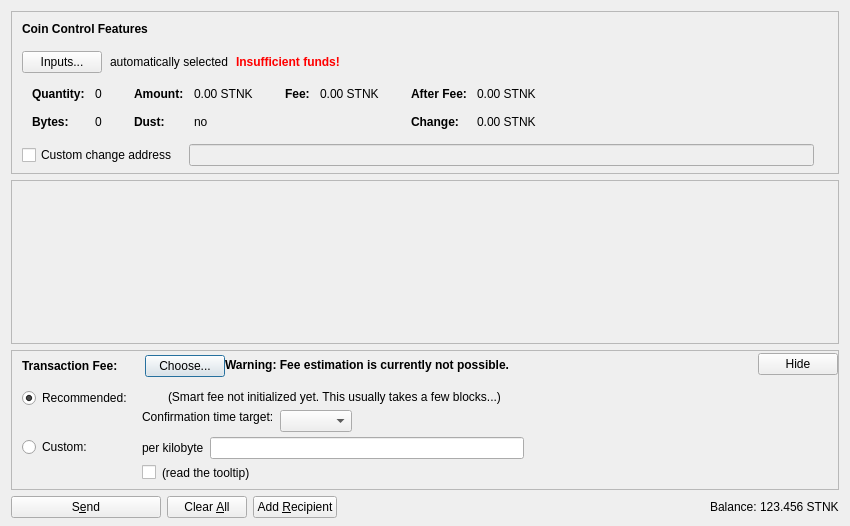
<?xml version="1.0" encoding="UTF-8"?>
<ui version="4.0">
 <class>SendCoinsDialog</class>
 <widget class="QDialog" name="SendCoinsDialog">
  <property name="geometry">
   <rect>
    <x>0</x>
    <y>0</y>
    <width>850</width>
    <height>526</height>
   </rect>
  </property>
  <property name="windowTitle">
   <string>Send Coins</string>
  </property>
  <layout class="QVBoxLayout" name="verticalLayout" stretch="0,1,0,0">
   <property name="bottomMargin">
    <number>8</number>
   </property>
   <item>
    <widget class="QFrame" name="frameCoinControl">
     <property name="sizePolicy">
      <sizepolicy hsizetype="Expanding" vsizetype="Expanding">
       <horstretch>0</horstretch>
       <verstretch>0</verstretch>
      </sizepolicy>
     </property>
     <property name="maximumSize">
      <size>
       <width>16777215</width>
       <height>16777215</height>
      </size>
     </property>
     <property name="frameShape">
      <enum>QFrame::StyledPanel</enum>
     </property>
     <property name="frameShadow">
      <enum>QFrame::Sunken</enum>
     </property>
     <layout class="QVBoxLayout" name="verticalLayoutCoinControl2">
      <property name="spacing">
       <number>0</number>
      </property>
      <property name="leftMargin">
       <number>0</number>
      </property>
      <property name="topMargin">
       <number>0</number>
      </property>
      <property name="rightMargin">
       <number>0</number>
      </property>
      <property name="bottomMargin">
       <number>6</number>
      </property>
      <item>
       <layout class="QVBoxLayout" name="verticalLayoutCoinControl" stretch="0,0,0,0,1">
        <property name="spacing">
         <number>0</number>
        </property>
        <property name="leftMargin">
         <number>10</number>
        </property>
        <property name="topMargin">
         <number>10</number>
        </property>
        <item>
         <layout class="QHBoxLayout" name="horizontalLayoutCoinControl1">
          <property name="bottomMargin">
           <number>15</number>
          </property>
          <item>
           <widget class="QLabel" name="labelCoinControlFeatures">
            <property name="sizePolicy">
             <sizepolicy hsizetype="Preferred" vsizetype="Maximum">
              <horstretch>0</horstretch>
              <verstretch>0</verstretch>
             </sizepolicy>
            </property>
            <property name="font">
             <font>
              <weight>75</weight>
              <bold>true</bold>
             </font>
            </property>
            <property name="styleSheet">
             <string notr="true">font-weight:bold;</string>
            </property>
            <property name="text">
             <string>Coin Control Features</string>
            </property>
           </widget>
          </item>
         </layout>
        </item>
        <item>
         <layout class="QHBoxLayout" name="horizontalLayoutCoinControl2" stretch="0,0,0,0">
          <property name="spacing">
           <number>8</number>
          </property>
          <property name="bottomMargin">
           <number>10</number>
          </property>
          <item>
           <widget class="QPushButton" name="pushButtonCoinControl">
            <property name="styleSheet">
             <string notr="true"/>
            </property>
            <property name="text">
             <string>Inputs...</string>
            </property>
            <property name="autoDefault">
             <bool>false</bool>
            </property>
           </widget>
          </item>
          <item>
           <widget class="QLabel" name="labelCoinControlAutomaticallySelected">
            <property name="text">
             <string>automatically selected</string>
            </property>
            <property name="margin">
             <number>5</number>
            </property>
           </widget>
          </item>
          <item>
           <widget class="QLabel" name="labelCoinControlInsuffFunds">
            <property name="font">
             <font>
              <weight>75</weight>
              <bold>true</bold>
             </font>
            </property>
            <property name="styleSheet">
             <string notr="true">color:red;font-weight:bold;</string>
            </property>
            <property name="text">
             <string>Insufficient funds!</string>
            </property>
            <property name="margin">
             <number>5</number>
            </property>
           </widget>
          </item>
          <item>
           <spacer name="horizontalSpacerCoinControl">
            <property name="orientation">
             <enum>Qt::Horizontal</enum>
            </property>
            <property name="sizeHint" stdset="0">
             <size>
              <width>40</width>
              <height>1</height>
             </size>
            </property>
           </spacer>
          </item>
         </layout>
        </item>
        <item>
         <widget class="QWidget" name="widgetCoinControl" native="true">
          <property name="sizePolicy">
           <sizepolicy hsizetype="Preferred" vsizetype="Preferred">
            <horstretch>0</horstretch>
            <verstretch>0</verstretch>
           </sizepolicy>
          </property>
          <property name="minimumSize">
           <size>
            <width>0</width>
            <height>0</height>
           </size>
          </property>
          <property name="styleSheet">
           <string notr="true"/>
          </property>
          <layout class="QHBoxLayout" name="horizontalLayoutCoinControl5">
           <property name="leftMargin">
            <number>0</number>
           </property>
           <property name="topMargin">
            <number>0</number>
           </property>
           <property name="rightMargin">
            <number>0</number>
           </property>
           <property name="bottomMargin">
            <number>0</number>
           </property>
           <item>
            <layout class="QHBoxLayout" name="horizontalLayoutCoinControl3" stretch="0,0,0,1">
             <property name="spacing">
              <number>20</number>
             </property>
             <property name="topMargin">
              <number>0</number>
             </property>
             <property name="bottomMargin">
              <number>10</number>
             </property>
             <item>
              <layout class="QFormLayout" name="formLayoutCoinControl1">
               <property name="horizontalSpacing">
                <number>10</number>
               </property>
               <property name="verticalSpacing">
                <number>14</number>
               </property>
               <property name="leftMargin">
                <number>10</number>
               </property>
               <property name="topMargin">
                <number>4</number>
               </property>
               <property name="rightMargin">
                <number>6</number>
               </property>
               <item row="0" column="0">
                <widget class="QLabel" name="labelCoinControlQuantityText">
                 <property name="font">
                  <font>
                   <weight>75</weight>
                   <bold>true</bold>
                  </font>
                 </property>
                 <property name="text">
                  <string>Quantity:</string>
                 </property>
                 <property name="margin">
                  <number>0</number>
                 </property>
                </widget>
               </item>
               <item row="0" column="1">
                <widget class="QLabel" name="labelCoinControlQuantity">
                 <property name="cursor">
                  <cursorShape>IBeamCursor</cursorShape>
                 </property>
                 <property name="contextMenuPolicy">
                  <enum>Qt::ActionsContextMenu</enum>
                 </property>
                 <property name="text">
                  <string notr="true">0</string>
                 </property>
                 <property name="margin">
                  <number>0</number>
                 </property>
                 <property name="textInteractionFlags">
                  <set>Qt::LinksAccessibleByMouse|Qt::TextSelectableByKeyboard|Qt::TextSelectableByMouse</set>
                 </property>
                </widget>
               </item>
               <item row="1" column="0">
                <widget class="QLabel" name="labelCoinControlBytesText">
                 <property name="font">
                  <font>
                   <weight>75</weight>
                   <bold>true</bold>
                  </font>
                 </property>
                 <property name="text">
                  <string>Bytes:</string>
                 </property>
                </widget>
               </item>
               <item row="1" column="1">
                <widget class="QLabel" name="labelCoinControlBytes">
                 <property name="cursor">
                  <cursorShape>IBeamCursor</cursorShape>
                 </property>
                 <property name="contextMenuPolicy">
                  <enum>Qt::ActionsContextMenu</enum>
                 </property>
                 <property name="text">
                  <string notr="true">0</string>
                 </property>
                 <property name="textInteractionFlags">
                  <set>Qt::LinksAccessibleByMouse|Qt::TextSelectableByKeyboard|Qt::TextSelectableByMouse</set>
                 </property>
                </widget>
               </item>
              </layout>
             </item>
             <item>
              <layout class="QFormLayout" name="formLayoutCoinControl2">
               <property name="horizontalSpacing">
                <number>10</number>
               </property>
               <property name="verticalSpacing">
                <number>14</number>
               </property>
               <property name="leftMargin">
                <number>6</number>
               </property>
               <property name="topMargin">
                <number>4</number>
               </property>
               <property name="rightMargin">
                <number>6</number>
               </property>
               <item row="0" column="0">
                <widget class="QLabel" name="labelCoinControlAmountText">
                 <property name="font">
                  <font>
                   <weight>75</weight>
                   <bold>true</bold>
                  </font>
                 </property>
                 <property name="text">
                  <string>Amount:</string>
                 </property>
                 <property name="margin">
                  <number>0</number>
                 </property>
                </widget>
               </item>
               <item row="0" column="1">
                <widget class="QLabel" name="labelCoinControlAmount">
                 <property name="cursor">
                  <cursorShape>IBeamCursor</cursorShape>
                 </property>
                 <property name="contextMenuPolicy">
                  <enum>Qt::ActionsContextMenu</enum>
                 </property>
                 <property name="text">
                  <string notr="true">0.00 STNK</string>
                 </property>
                 <property name="textInteractionFlags">
                  <set>Qt::LinksAccessibleByMouse|Qt::TextSelectableByKeyboard|Qt::TextSelectableByMouse</set>
                 </property>
                </widget>
               </item>
               <item row="1" column="0">
                <widget class="QLabel" name="labelCoinControlLowOutputText">
                 <property name="font">
                  <font>
                   <weight>75</weight>
                   <bold>true</bold>
                  </font>
                 </property>
                 <property name="text">
                  <string>Dust:</string>
                 </property>
                </widget>
               </item>
               <item row="1" column="1">
                <widget class="QLabel" name="labelCoinControlLowOutput">
                 <property name="cursor">
                  <cursorShape>IBeamCursor</cursorShape>
                 </property>
                 <property name="contextMenuPolicy">
                  <enum>Qt::ActionsContextMenu</enum>
                 </property>
                 <property name="text">
                  <string notr="true">no</string>
                 </property>
                 <property name="textInteractionFlags">
                  <set>Qt::LinksAccessibleByMouse|Qt::TextSelectableByKeyboard|Qt::TextSelectableByMouse</set>
                 </property>
                </widget>
               </item>
              </layout>
             </item>
             <item>
              <layout class="QFormLayout" name="formLayoutCoinControl3">
               <property name="horizontalSpacing">
                <number>10</number>
               </property>
               <property name="verticalSpacing">
                <number>14</number>
               </property>
               <property name="leftMargin">
                <number>6</number>
               </property>
               <property name="topMargin">
                <number>4</number>
               </property>
               <property name="rightMargin">
                <number>6</number>
               </property>
               <item row="0" column="0">
                <widget class="QLabel" name="labelCoinControlFeeText">
                 <property name="font">
                  <font>
                   <weight>75</weight>
                   <bold>true</bold>
                  </font>
                 </property>
                 <property name="text">
                  <string>Fee:</string>
                 </property>
                 <property name="margin">
                  <number>0</number>
                 </property>
                </widget>
               </item>
               <item row="0" column="1">
                <widget class="QLabel" name="labelCoinControlFee">
                 <property name="cursor">
                  <cursorShape>IBeamCursor</cursorShape>
                 </property>
                 <property name="contextMenuPolicy">
                  <enum>Qt::ActionsContextMenu</enum>
                 </property>
                 <property name="text">
                  <string notr="true">0.00 STNK</string>
                 </property>
                 <property name="textInteractionFlags">
                  <set>Qt::LinksAccessibleByMouse|Qt::TextSelectableByKeyboard|Qt::TextSelectableByMouse</set>
                 </property>
                </widget>
               </item>
              </layout>
             </item>
             <item>
              <layout class="QFormLayout" name="formLayoutCoinControl4">
               <property name="horizontalSpacing">
                <number>10</number>
               </property>
               <property name="verticalSpacing">
                <number>14</number>
               </property>
               <property name="leftMargin">
                <number>6</number>
               </property>
               <property name="topMargin">
                <number>4</number>
               </property>
               <property name="rightMargin">
                <number>6</number>
               </property>
               <item row="0" column="0">
                <widget class="QLabel" name="labelCoinControlAfterFeeText">
                 <property name="font">
                  <font>
                   <weight>75</weight>
                   <bold>true</bold>
                  </font>
                 </property>
                 <property name="text">
                  <string>After Fee:</string>
                 </property>
                 <property name="margin">
                  <number>0</number>
                 </property>
                </widget>
               </item>
               <item row="0" column="1">
                <widget class="QLabel" name="labelCoinControlAfterFee">
                 <property name="cursor">
                  <cursorShape>IBeamCursor</cursorShape>
                 </property>
                 <property name="contextMenuPolicy">
                  <enum>Qt::ActionsContextMenu</enum>
                 </property>
                 <property name="text">
                  <string notr="true">0.00 STNK</string>
                 </property>
                 <property name="textInteractionFlags">
                  <set>Qt::LinksAccessibleByMouse|Qt::TextSelectableByKeyboard|Qt::TextSelectableByMouse</set>
                 </property>
                </widget>
               </item>
               <item row="1" column="0">
                <widget class="QLabel" name="labelCoinControlChangeText">
                 <property name="font">
                  <font>
                   <weight>75</weight>
                   <bold>true</bold>
                  </font>
                 </property>
                 <property name="text">
                  <string>Change:</string>
                 </property>
                </widget>
               </item>
               <item row="1" column="1">
                <widget class="QLabel" name="labelCoinControlChange">
                 <property name="cursor">
                  <cursorShape>IBeamCursor</cursorShape>
                 </property>
                 <property name="contextMenuPolicy">
                  <enum>Qt::ActionsContextMenu</enum>
                 </property>
                 <property name="text">
                  <string notr="true">0.00 STNK</string>
                 </property>
                 <property name="textInteractionFlags">
                  <set>Qt::LinksAccessibleByMouse|Qt::TextSelectableByKeyboard|Qt::TextSelectableByMouse</set>
                 </property>
                </widget>
               </item>
              </layout>
             </item>
            </layout>
           </item>
          </layout>
         </widget>
        </item>
        <item>
         <layout class="QHBoxLayout" name="horizontalLayoutCoinControl4" stretch="0,0,0">
          <property name="spacing">
           <number>12</number>
          </property>
          <property name="sizeConstraint">
           <enum>QLayout::SetDefaultConstraint</enum>
          </property>
          <property name="topMargin">
           <number>5</number>
          </property>
          <property name="rightMargin">
           <number>5</number>
          </property>
          <item>
           <widget class="QCheckBox" name="checkBoxCoinControlChange">
            <property name="toolTip">
             <string>If this is activated, but the change address is empty or invalid, change will be sent to a newly generated address.</string>
            </property>
            <property name="text">
             <string>Custom change address</string>
            </property>
           </widget>
          </item>
          <item>
           <widget class="QValidatedLineEdit" name="lineEditCoinControlChange">
            <property name="enabled">
             <bool>false</bool>
            </property>
            <property name="sizePolicy">
             <sizepolicy hsizetype="Expanding" vsizetype="Fixed">
              <horstretch>0</horstretch>
              <verstretch>0</verstretch>
             </sizepolicy>
            </property>
           </widget>
          </item>
          <item>
           <widget class="QLabel" name="labelCoinControlChangeLabel">
            <property name="sizePolicy">
             <sizepolicy hsizetype="Preferred" vsizetype="Expanding">
              <horstretch>0</horstretch>
              <verstretch>0</verstretch>
             </sizepolicy>
            </property>
            <property name="minimumSize">
             <size>
              <width>0</width>
              <height>0</height>
             </size>
            </property>
            <property name="text">
             <string/>
            </property>
            <property name="margin">
             <number>3</number>
            </property>
           </widget>
          </item>
         </layout>
        </item>
        <item>
         <spacer name="verticalSpacerCoinControl">
          <property name="orientation">
           <enum>Qt::Vertical</enum>
          </property>
          <property name="sizeHint" stdset="0">
           <size>
            <width>800</width>
            <height>1</height>
           </size>
          </property>
         </spacer>
        </item>
       </layout>
      </item>
     </layout>
    </widget>
   </item>
   <item>
    <widget class="QScrollArea" name="scrollArea">
     <property name="widgetResizable">
      <bool>true</bool>
     </property>
     <widget class="QWidget" name="scrollAreaWidgetContents">
      <property name="geometry">
       <rect>
        <x>0</x>
        <y>0</y>
        <width>830</width>
        <height>104</height>
       </rect>
      </property>
      <layout class="QVBoxLayout" name="verticalLayout_2" stretch="0,1">
       <property name="leftMargin">
        <number>0</number>
       </property>
       <property name="topMargin">
        <number>0</number>
       </property>
       <property name="rightMargin">
        <number>0</number>
       </property>
       <property name="bottomMargin">
        <number>0</number>
       </property>
       <item>
        <layout class="QVBoxLayout" name="entries">
         <property name="spacing">
          <number>6</number>
         </property>
        </layout>
       </item>
       <item>
        <spacer name="verticalSpacer">
         <property name="orientation">
          <enum>Qt::Vertical</enum>
         </property>
         <property name="sizeHint" stdset="0">
          <size>
           <width>20</width>
           <height>40</height>
          </size>
         </property>
        </spacer>
       </item>
      </layout>
     </widget>
    </widget>
   </item>
   <item>
    <widget class="QFrame" name="frameFee">
     <property name="sizePolicy">
      <sizepolicy hsizetype="Expanding" vsizetype="Expanding">
       <horstretch>0</horstretch>
       <verstretch>0</verstretch>
      </sizepolicy>
     </property>
     <property name="maximumSize">
      <size>
       <width>16777215</width>
       <height>16777215</height>
      </size>
     </property>
     <property name="frameShape">
      <enum>QFrame::StyledPanel</enum>
     </property>
     <property name="frameShadow">
      <enum>QFrame::Sunken</enum>
     </property>
     <layout class="QVBoxLayout" name="verticalLayoutFee1">
      <property name="spacing">
       <number>0</number>
      </property>
      <property name="leftMargin">
       <number>0</number>
      </property>
      <property name="topMargin">
       <number>0</number>
      </property>
      <property name="rightMargin">
       <number>0</number>
      </property>
      <property name="bottomMargin">
       <number>0</number>
      </property>
      <item>
       <layout class="QVBoxLayout" name="verticalLayoutFee2" stretch="0,0,0">
        <property name="spacing">
         <number>0</number>
        </property>
        <property name="leftMargin">
         <number>10</number>
        </property>
        <property name="topMargin">
         <number>0</number>
        </property>
        <item>
         <layout class="QHBoxLayout" name="horizontalLayoutFee1">
          <property name="bottomMargin">
           <number>0</number>
          </property>
          <item>
           <layout class="QVBoxLayout" name="verticalLayoutFee7">
            <property name="spacing">
             <number>0</number>
            </property>
            <item>
             <spacer name="verticalSpacerSmartFee">
              <property name="orientation">
               <enum>Qt::Vertical</enum>
              </property>
              <property name="sizeType">
               <enum>QSizePolicy::Fixed</enum>
              </property>
              <property name="sizeHint" stdset="0">
               <size>
                <width>1</width>
                <height>4</height>
               </size>
              </property>
             </spacer>
            </item>
            <item>
             <layout class="QHBoxLayout" name="horizontalLayoutSmartFee">
              <property name="spacing">
               <number>10</number>
              </property>
              <item>
               <widget class="QLabel" name="labelFeeHeadline">
                <property name="sizePolicy">
                 <sizepolicy hsizetype="Preferred" vsizetype="Maximum">
                  <horstretch>0</horstretch>
                  <verstretch>0</verstretch>
                 </sizepolicy>
                </property>
                <property name="font">
                 <font>
                  <weight>75</weight>
                  <bold>true</bold>
                 </font>
                </property>
                <property name="styleSheet">
                 <string notr="true">font-weight:bold;</string>
                </property>
                <property name="text">
                 <string>Transaction Fee:</string>
                </property>
               </widget>
              </item>
              <item>
               <widget class="QLabel" name="labelFeeMinimized">
                <property name="text">
                 <string/>
                </property>
               </widget>
              </item>
              <item>
               <widget class="QPushButton" name="buttonChooseFee">
                <property name="text">
                 <string>Choose...</string>
                </property>
               </widget>
              </item>
             </layout>
            </item>
            <item>
             <spacer name="verticalSpacer_5">
              <property name="orientation">
               <enum>Qt::Vertical</enum>
              </property>
              <property name="sizeHint" stdset="0">
               <size>
                <width>1</width>
                <height>1</height>
               </size>
              </property>
             </spacer>
            </item>
           </layout>
          </item>
          <item>
           <widget class="QLabel" name="fallbackFeeWarningLabel">
            <property name="toolTip">
             <string>Using the fallbackfee can result in sending a transaction that will take several hours or days (or never) to confirm. Consider choosing your fee manually or wait until you have validated the complete chain.</string>
            </property>
            <property name="font">
            <font>
                <weight>75</weight>
                <bold>true</bold>
            </font>
            </property>
            <property name="text">
             <string>Warning: Fee estimation is currently not possible.</string>
            </property>
            <property name="wordWrap">
             <bool>false</bool>
            </property>
           </widget>
          </item>
          <item>
           <spacer name="horizontalSpacer_4">
            <property name="orientation">
             <enum>Qt::Horizontal</enum>
            </property>
            <property name="sizeType">
             <enum>QSizePolicy::MinimumExpanding</enum>
            </property>
            <property name="sizeHint" stdset="0">
             <size>
              <width>40</width>
              <height>20</height>
             </size>
            </property>
           </spacer>
          </item>
          <item>
           <widget class="QPushButton" name="buttonMinimizeFee">
            <property name="toolTip">
             <string>collapse fee-settings</string>
            </property>
            <property name="text">
             <string>Hide</string>
            </property>
           </widget>
          </item>
         </layout>
        </item>
        <item>
         <widget class="QFrame" name="frameFeeSelection">
          <layout class="QVBoxLayout" name="verticalLayoutFee12">
           <property name="spacing">
            <number>0</number>
           </property>
           <property name="leftMargin">
            <number>0</number>
           </property>
           <property name="topMargin">
            <number>0</number>
           </property>
           <property name="rightMargin">
            <number>0</number>
           </property>
           <property name="bottomMargin">
            <number>0</number>
           </property>
           <item>
            <layout class="QGridLayout" name="gridLayoutFee">
             <property name="topMargin">
              <number>10</number>
             </property>
             <property name="bottomMargin">
              <number>4</number>
             </property>
             <property name="horizontalSpacing">
              <number>10</number>
             </property>
             <property name="verticalSpacing">
              <number>4</number>
             </property>
             <item row="1" column="1">
              <layout class="QVBoxLayout" name="verticalLayoutFee8">
               <property name="spacing">
                <number>6</number>
               </property>
               <item>
                <layout class="QHBoxLayout" name="horizontalLayoutFee13">
                 <item>
                  <widget class="QLabel" name="labelCustomPerKilobyte">
                   <property name="toolTip">
                    <string>If the custom fee is set to 1000 satoshis and the transaction is only 250 bytes, then &quot;per kilobyte&quot; only pays 250 satoshis in fee, while &quot;total at least&quot; pays 1000 satoshis. For transactions bigger than a kilobyte both pay by kilobyte.</string>
                   </property>
                   <property name="text">
                    <string>per kilobyte</string>
                   </property>
                  </widget>
                 </item>
                 <item>
                  <widget class="BitcoinAmountField" name="customFee"/>
                 </item>
                 <item>
                  <spacer name="horizontalSpacer_6">
                   <property name="orientation">
                    <enum>Qt::Horizontal</enum>
                   </property>
                   <property name="sizeHint" stdset="0">
                    <size>
                     <width>1</width>
                     <height>1</height>
                    </size>
                   </property>
                  </spacer>
                 </item>
                </layout>
               </item>
               <item>
                <layout class="QHBoxLayout" name="horizontalLayoutFee8">
                 <item>
                  <widget class="QCheckBox" name="checkBoxMinimumFee">
                   <property name="toolTip">
                    <string>Paying only the minimum fee is just fine as long as there is less transaction volume than space in the blocks. But be aware that this can end up in a never confirming transaction once there is more demand for stonkscoin transactions than the network can process.</string>
                   </property>
                   <property name="text">
                    <string/>
                   </property>
                  </widget>
                 </item>
                 <item>
                  <widget class="QLabel" name="labelMinFeeWarning">
                   <property name="enabled">
                    <bool>true</bool>
                   </property>
                   <property name="toolTip">
                    <string>Paying only the minimum fee is just fine as long as there is less transaction volume than space in the blocks. But be aware that this can end up in a never confirming transaction once there is more demand for stonkscoin transactions than the network can process.</string>
                   </property>
                   <property name="text">
                    <string>(read the tooltip)</string>
                   </property>
                   <property name="margin">
                    <number>5</number>
                   </property>
                  </widget>
                 </item>
                 <item>
                  <spacer name="horizontalSpacer_2">
                   <property name="orientation">
                    <enum>Qt::Horizontal</enum>
                   </property>
                   <property name="sizeHint" stdset="0">
                    <size>
                     <width>1</width>
                     <height>1</height>
                    </size>
                   </property>
                  </spacer>
                 </item>
                </layout>
               </item>
              </layout>
             </item>
             <item row="0" column="0">
              <layout class="QVBoxLayout" name="verticalLayoutFee4" stretch="0,1">
               <item>
                <widget class="QRadioButton" name="radioSmartFee">
                 <property name="text">
                  <string>Recommended:</string>
                 </property>
                 <property name="checked">
                  <bool>true</bool>
                 </property>
                 <attribute name="buttonGroup">
                  <string notr="true">groupFee</string>
                 </attribute>
                </widget>
               </item>
               <item>
                <spacer name="verticalSpacer_2">
                 <property name="orientation">
                  <enum>Qt::Vertical</enum>
                 </property>
                 <property name="sizeHint" stdset="0">
                  <size>
                   <width>1</width>
                   <height>1</height>
                  </size>
                 </property>
                </spacer>
               </item>
              </layout>
             </item>
             <item row="1" column="0">
              <layout class="QVBoxLayout" name="verticalLayoutFee9" stretch="0,1">
               <item>
                <widget class="QRadioButton" name="radioCustomFee">
                 <property name="text">
                  <string>Custom:</string>
                 </property>
                 <attribute name="buttonGroup">
                  <string notr="true">groupFee</string>
                 </attribute>
                </widget>
               </item>
               <item>
                <spacer name="verticalSpacer_6">
                 <property name="orientation">
                  <enum>Qt::Vertical</enum>
                 </property>
                 <property name="sizeHint" stdset="0">
                  <size>
                   <width>1</width>
                   <height>1</height>
                  </size>
                 </property>
                </spacer>
               </item>
              </layout>
             </item>
             <item row="0" column="1">
              <layout class="QVBoxLayout" name="verticalLayoutFee3" stretch="0,0,1">
               <property name="spacing">
                <number>6</number>
               </property>
               <property name="topMargin">
                <number>2</number>
               </property>
               <item>
                <layout class="QHBoxLayout" name="horizontalLayoutFee12">
                 <item>
                  <widget class="QLabel" name="labelSmartFee">
                   <property name="text">
                    <string/>
                   </property>
                   <property name="margin">
                    <number>2</number>
                   </property>
                  </widget>
                 </item>
                 <item>
                  <widget class="QLabel" name="labelFeeEstimation">
                   <property name="text">
                    <string/>
                   </property>
                  </widget>
                 </item>
                 <item>
                  <widget class="QLabel" name="labelSmartFee2">
                   <property name="text">
                    <string>(Smart fee not initialized yet. This usually takes a few blocks...)</string>
                   </property>
                   <property name="margin">
                    <number>2</number>
                   </property>
                  </widget>
                 </item>
                 <item>
                  <spacer name="horizontalSpacer_5">
                   <property name="orientation">
                    <enum>Qt::Horizontal</enum>
                   </property>
                   <property name="sizeHint" stdset="0">
                    <size>
                     <width>1</width>
                     <height>1</height>
                    </size>
                   </property>
                  </spacer>
                 </item>
                </layout>
               </item>
               <item>
                <layout class="QHBoxLayout" name="horizontalLayoutFee9">
                 <item>
                  <layout class="QVBoxLayout" name="verticalLayoutFee6">
                   <item>
                    <widget class="QLabel" name="labelSmartFee3">
                     <property name="text">
                      <string>Confirmation time target:</string>
                     </property>
                     <property name="margin">
                      <number>2</number>
                     </property>
                    </widget>
                   </item>
                   <item>
                    <spacer name="verticalSpacer_3">
                     <property name="orientation">
                      <enum>Qt::Vertical</enum>
                     </property>
                     <property name="sizeHint" stdset="0">
                      <size>
                       <width>1</width>
                       <height>1</height>
                      </size>
                     </property>
                    </spacer>
                   </item>
                  </layout>
                 </item>
                 <item>
                  <layout class="QVBoxLayout" name="verticalLayoutFee5">
                   <property name="rightMargin">
                    <number>30</number>
                   </property>
                   <item>
                    <layout class="QHBoxLayout" name="horizontalLayoutConfTarget">
                     <property name="bottomMargin">
                      <number>0</number>
                     </property>
                     <item>
                      <widget class="QComboBox" name="confTargetSelector"/>
                     </item>
                     <item>
                      <spacer name="horizontalSpacerConfTarget">
                       <property name="orientation">
                        <enum>Qt::Horizontal</enum>
                       </property>
                       <property name="sizeHint" stdset="0">
                        <size>
                         <width>40</width>
                         <height>20</height>
                        </size>
                       </property>
                      </spacer>
                     </item>
                    </layout>
                   </item>
                  </layout>
                 </item>
                </layout>
               </item>
               <item>
                <spacer name="verticalSpacer_4">
                 <property name="orientation">
                  <enum>Qt::Vertical</enum>
                 </property>
                 <property name="sizeHint" stdset="0">
                  <size>
                   <width>1</width>
                   <height>1</height>
                  </size>
                 </property>
                </spacer>
               </item>
              </layout>
             </item>
            </layout>
           </item>
          </layout>
         </widget>
        </item>
        <item>
         <spacer name="verticalSpacerFee">
          <property name="orientation">
           <enum>Qt::Vertical</enum>
          </property>
          <property name="sizeHint" stdset="0">
           <size>
            <width>40</width>
            <height>5</height>
           </size>
          </property>
         </spacer>
        </item>
       </layout>
      </item>
     </layout>
    </widget>
   </item>
   <item>
    <layout class="QHBoxLayout" name="horizontalLayout">
     <item>
      <widget class="QPushButton" name="sendButton">
       <property name="minimumSize">
        <size>
         <width>150</width>
         <height>0</height>
        </size>
       </property>
       <property name="toolTip">
        <string>Confirm the send action</string>
       </property>
       <property name="text">
        <string>S&amp;end</string>
       </property>
       <property name="icon">
        <iconset resource="../bitcoin.qrc">
         <normaloff>:/icons/send</normaloff>:/icons/send</iconset>
       </property>
       <property name="autoDefault">
        <bool>false</bool>
       </property>
       <property name="default">
        <bool>false</bool>
       </property>
      </widget>
     </item>
     <item>
      <widget class="QPushButton" name="clearButton">
       <property name="sizePolicy">
        <sizepolicy hsizetype="Minimum" vsizetype="Fixed">
         <horstretch>0</horstretch>
         <verstretch>0</verstretch>
        </sizepolicy>
       </property>
       <property name="toolTip">
        <string>Clear all fields of the form.</string>
       </property>
       <property name="text">
        <string>Clear &amp;All</string>
       </property>
       <property name="icon">
        <iconset resource="../bitcoin.qrc">
         <normaloff>:/icons/remove</normaloff>:/icons/remove</iconset>
       </property>
       <property name="autoDefault">
        <bool>false</bool>
       </property>
      </widget>
     </item>
     <item>
      <widget class="QPushButton" name="addButton">
       <property name="toolTip">
        <string>Send to multiple recipients at once</string>
       </property>
       <property name="text">
        <string>Add &amp;Recipient</string>
       </property>
       <property name="icon">
        <iconset resource="../bitcoin.qrc">
         <normaloff>:/icons/add</normaloff>:/icons/add</iconset>
       </property>
       <property name="autoDefault">
        <bool>false</bool>
       </property>
      </widget>
     </item>
     <item>
      <spacer name="horizontalSpacer">
       <property name="orientation">
        <enum>Qt::Horizontal</enum>
       </property>
       <property name="sizeHint" stdset="0">
        <size>
         <width>40</width>
         <height>20</height>
        </size>
       </property>
      </spacer>
     </item>
     <item>
      <layout class="QHBoxLayout" name="horizontalLayout_2">
       <property name="spacing">
        <number>3</number>
       </property>
       <item>
        <widget class="QLabel" name="label">
         <property name="sizePolicy">
          <sizepolicy hsizetype="Preferred" vsizetype="Fixed">
           <horstretch>0</horstretch>
           <verstretch>0</verstretch>
          </sizepolicy>
         </property>
         <property name="text">
          <string>Balance:</string>
         </property>
        </widget>
       </item>
       <item>
        <widget class="QLabel" name="labelBalance">
         <property name="sizePolicy">
          <sizepolicy hsizetype="Preferred" vsizetype="Fixed">
           <horstretch>0</horstretch>
           <verstretch>0</verstretch>
          </sizepolicy>
         </property>
         <property name="cursor">
          <cursorShape>IBeamCursor</cursorShape>
         </property>
         <property name="text">
          <string notr="true">123.456 STNK</string>
         </property>
         <property name="textInteractionFlags">
          <set>Qt::LinksAccessibleByMouse|Qt::TextSelectableByKeyboard|Qt::TextSelectableByMouse</set>
         </property>
        </widget>
       </item>
      </layout>
     </item>
    </layout>
   </item>
  </layout>
 </widget>
 <customwidgets>
  <customwidget>
   <class>QValidatedLineEdit</class>
   <extends>QLineEdit</extends>
   <header>qvalidatedlineedit.h</header>
  </customwidget>
  <customwidget>
   <class>BitcoinAmountField</class>
   <extends>QLineEdit</extends>
   <header>bitcoinamountfield.h</header>
   <container>1</container>
  </customwidget>
 </customwidgets>
 <resources>
  <include location="../bitcoin.qrc"/>
 </resources>
 <connections/>
 <buttongroups>
  <buttongroup name="groupFee"/>
 </buttongroups>
</ui>
